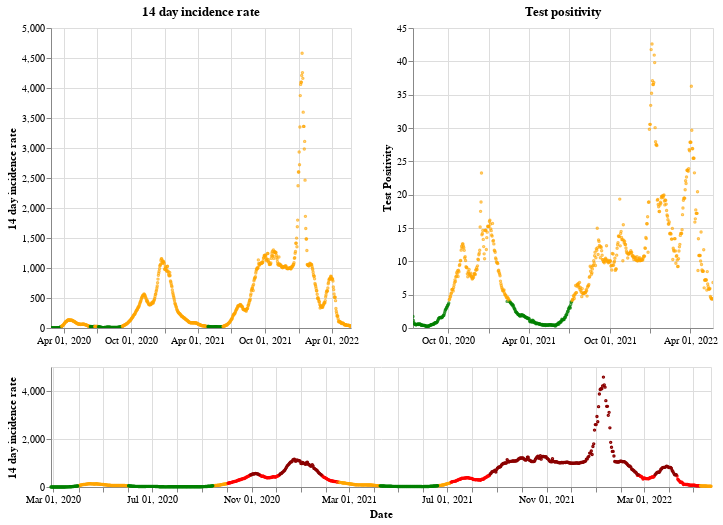

Write notebook code for a chart like this one.
### Markdown cell above
## Wales

### Code cell
plot_traffic_light('Wales')

### Figure 1 — Vega-Lite specification as saved in the notebook (floating-point values rounded to 4 significant figures; data arrays with more than 128 entries replaced by an {"elided": "..."} marker saying what was removed)
{"config": {"view": {"continuousWidth": 400, "continuousHeight": 300}}, "vconcat": [{"hconcat": [{"mark": {"type": "point", "size": 2}, "encoding": {"color": {"condition": {"value": "green", "test": "(datum.twoWeeklyCasesRate <= 25)"}, "value": "orange"}, "tooltip": [{"type": "nominal", "field": "areaName"}, {"type": "temporal", "field": "date"}, {"type": "quantitative", "field": "twoWeeklyCasesRate"}, {"type": "quantitative", "field": "testPositivity"}], "x": {"type": "temporal", "axis": {"title": ""}, "field": "date", "scale": {"domain": {"selection": "DateBrush"}}, "timeUnit": "yearmonthdate"}, "y": {"type": "quantitative", "axis": {"title": "14 day incidence rate"}, "field": "twoWeeklyCasesRate"}}, "title": "14 day incidence rate", "width": 300}, {"mark": {"type": "point", "size": 2}, "encoding": {"color": {"condition": {"value": "green", "test": "(datum.testPositivity <= 4)"}, "value": "orange"}, "tooltip": [{"type": "nominal", "field": "areaName"}, {"type": "temporal", "field": "date"}, {"type": "quantitative", "field": "twoWeeklyCasesRate"}, {"type": "quantitative", "field": "testPositivity"}], "x": {"type": "temporal", "axis": {"title": ""}, "field": "date", "scale": {"domain": {"selection": "DateBrush"}}, "timeUnit": "yearmonthdate"}, "y": {"type": "quantitative", "axis": {"title": "Test Positivity"}, "field": "testPositivity"}}, "title": "Test positivity", "width": 300}]}, {"layer": [{"mark": {"type": "point", "size": 2}, "encoding": {"color": {"condition": {"value": "orange", "test": "(((datum.testPositivity < 4) && (datum.twoWeeklyCasesRate >= 50)) && (datum.twoWeeklyCasesRate < 200))"}, "value": "red"}, "opacity": {"condition": {"value": 1, "test": "((datum.twoWeeklyCasesRate >= 50) && (datum.twoWeeklyCasesRate < 500))"}, "value": 0}, "tooltip": [{"type": "nominal", "field": "areaName"}, {"type": "temporal", "field": "date"}, {"type": "quantitative", "field": "twoWeeklyCasesRate"}, {"type": "quantitative", "field": "testPositivity"}], "x": {"type": "temporal", "axis": {"title": "Date"}, "field": "date", "timeUnit": "yearmonthdate"}, "y": {"type": "quantitative", "axis": {"title": "14 day incidence rate"}, "field": "twoWeeklyCasesRate"}}, "selection": {"DateBrush": {"type": "interval", "encodings": ["x"], "fields": ["Time"]}}}, {"mark": {"type": "point", "size": 2}, "encoding": {"color": {"value": "darkred"}, "opacity": {"condition": {"value": 1, "test": "(datum.twoWeeklyCasesRate >= 500)"}, "value": 0}, "tooltip": [{"type": "nominal", "field": "areaName"}, {"type": "temporal", "field": "date"}, {"type": "quantitative", "field": "twoWeeklyCasesRate"}, {"type": "quantitative", "field": "testPositivity"}], "x": {"type": "temporal", "axis": {"title": "Date"}, "field": "date", "timeUnit": "yearmonthdate"}, "y": {"type": "quantitative", "axis": {"title": "14 day incidence rate"}, "field": "twoWeeklyCasesRate"}}}, {"mark": {"type": "point", "size": 2}, "encoding": {"color": {"condition": {"value": "green", "test": "((datum.testPositivity < 4) && (datum.twoWeeklyCasesRate < 50))"}, "value": "orange"}, "opacity": {"condition": {"value": 1, "test": "(datum.twoWeeklyCasesRate < 50)"}, "value": 0}, "tooltip": [{"type": "nominal", "field": "areaName"}, {"type": "temporal", "field": "date"}, {"type": "quantitative", "field": "twoWeeklyCasesRate"}, {"type": "quantitative", "field": "testPositivity"}], "x": {"type": "temporal", "axis": {"title": "Date"}, "field": "date", "timeUnit": "yearmonthdate"}, "y": {"type": "quantitative", "axis": {"title": "14 day incidence rate"}, "field": "twoWeeklyCasesRate"}}}], "height": 120, "width": 660}], "data": {"name": "data-94513c66ab9a857eea1b87032eb63053"}, "$schema": "https://vega.github.io/schema/vega-lite/v4.8.1.json", "datasets": {"data-94513c66ab9a857eea1b87032eb63053": {"elided": "817 records"}}}
